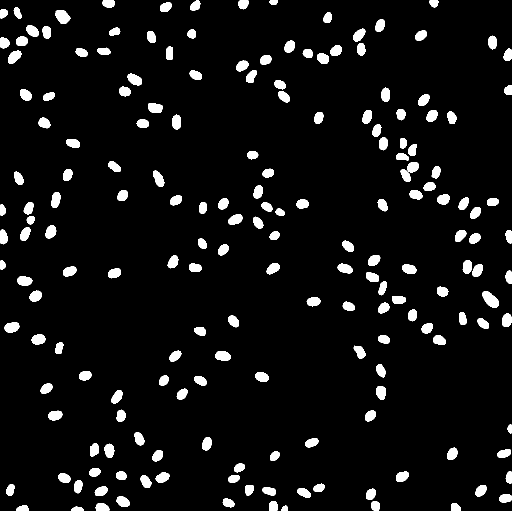
#> input picture data/raw/field104_endothelial_nuclei_manual_labels.tif, 1024 x 1022 px (shown at 1/2 size)
$ python compare_nuclei_gt.py
#> lines starting #> are read from the running program, lines starting #| are printed output that depends on the picture; after the words box and inside, x2 and y2 are one past the last pixel; in counts of white or black regions, pixels touching at a corner belong together
### fig1/code/compare_cancer_gt_lib.py
import numpy as np


def match(gt, pr, thr=0.5):
    m = (gt > 0) & (pr > 0)
    pairs = {}
    for g, p in zip(gt[m], pr[m]):
        pairs[(g, p)] = pairs.get((g, p), 0) + 1
    ga = dict(zip(*np.unique(gt[gt > 0], return_counts=True)))
    pa = dict(zip(*np.unique(pr[pr > 0], return_counts=True)))
    ious = sorted(((n / (ga[g] + pa[p] - n), g, p) for (g, p), n in pairs.items()), reverse=True)
    ug, up, matched = set(), set(), []
    for iou, g, p in ious:
        if iou >= thr and g not in ug and p not in up:
            ug.add(g); up.add(p); matched.append((g, p, iou))
    return matched, set(ga) - ug, set(pa) - up

### fig1/code/compare_nuclei_gt.py
"""StarDist nuclei on predicted DAPI vs manual nuclei reference (104_3.tif, drawn on acquired DAPI)."""
import numpy as np
import tifffile
from skimage.segmentation import clear_border
from compare_cancer_gt_lib import match

from common.paths import RAW as U
gt = tifffile.imread(U + "field104_endothelial_nuclei_manual_labels.tif").astype(int)
#> gt: shape (1022, 1024) int64; 442 distinct labels, from 0 to 441
sd = tifffile.imread(U + "field104_pix2pix_dapi_stardist_nuclei_labels.tif")[1:1023].astype(int)   # row 0 = Pix2Pix padding
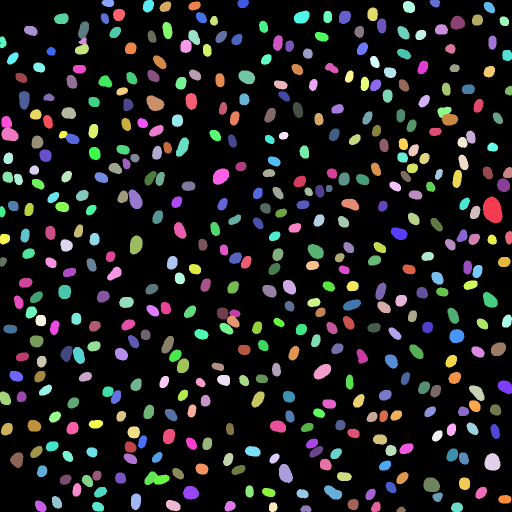
#> input picture data/raw/field104_pix2pix_dapi_stardist_nuclei_labels.tif, 1024 x 1024 px (shown at 1/2 size)
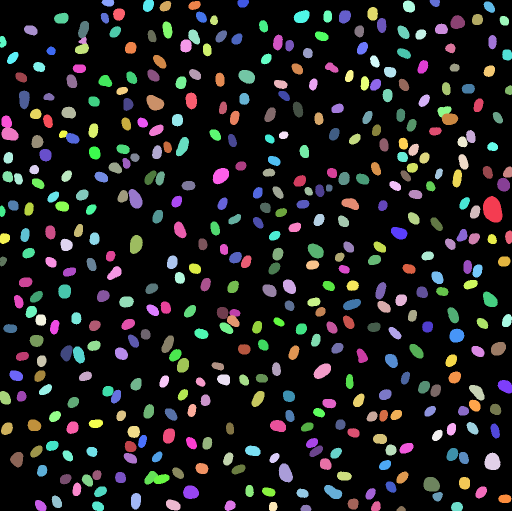
#> sd: shape (1022, 1024) int64 (shown at 1/2 size); 451 distinct labels, from 0 to 450; one colour per label, 0 black
cancer = tifffile.imread(U + "field104_cancer_cells_manual_labels.tif") > 0
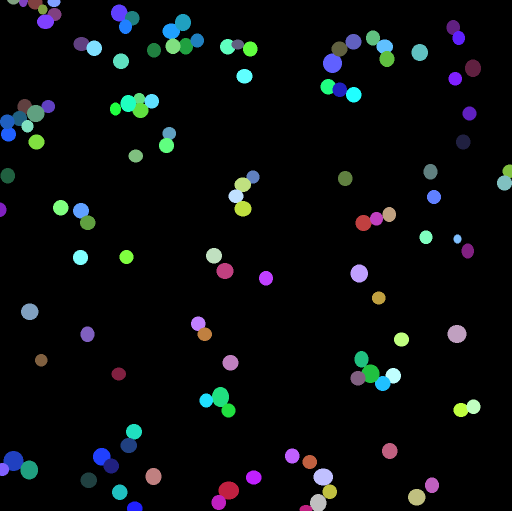
#> input picture data/raw/field104_cancer_cells_manual_labels.tif, 1024 x 1022 px (shown at 1/2 size)
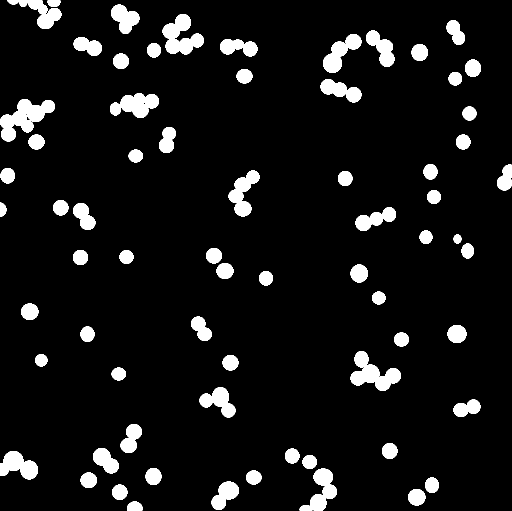
#> cancer: shape (1022, 1024) bool (shown at 1/2 size); 8.1% white; 69 white regions, largest, box (x1, y1, x2, y2) and area: (0, 198, 110, 283) 4460, (701, 702, 802, 782) 3791, (325, 28, 408, 109) 3675

for name, G, P in [("whole field", gt, sd), ("edge cells removed", clear_border(gt.copy()), clear_border(sd.copy()))]:
    m, fn, fp = match(G, P)
    tp = len(m)
    print(f"{name:20s} manual {len(np.unique(G))-1}  StarDist(pred) {len(np.unique(P))-1}  TP {tp}  FP {len(fp)}  FN {len(fn)}  "
          f"F1 {2*tp/(2*tp+len(fp)+len(fn)):.3f}  mean IoU {np.mean([x[2] for x in m]):.3f}")
#> this loop made 2 passes
#> (name, tp) on passes 1 to 2: ('whole field', 369), ('edge cells removed', 351)
#| whole field          manual 441  StarDist(pred) 450  TP 369  FP 81  FN 72  F1 0.828  mean IoU 0.752
#| edge cells removed   manual 414  StarDist(pred) 427  TP 351  FP 76  FN 63  F1 0.835  mean IoU 0.752
# do the manual nuclei / StarDist objects sit on cancer cells?
def on_cancer(L):
    ids = np.unique(L[L > 0])
#> ids = 441 values from 1 to 441
    frac = np.array([cancer[L == i].mean() for i in ids])
#> frac = 441 values, max 1 at index 402, min 0 at index 0, mean 0.034
    return int((frac > 0.5).sum()), len(ids)
print("manual nuclei mostly inside cancer cells:", on_cancer(gt), "| StarDist(pred):", on_cancer(sd))
#| manual nuclei mostly inside cancer cells: (6, 441) | StarDist(pred): (40, 450)
m, fn, fp = match(gt, sd)
#> m = 369 items, first 6: (253, 164, 0.941), (287, 265, 0.931), (228, 299, 0.923), (106, 76, 0.921), (220, 172, 0.917), (171, 198, 0.917); fn = 72 items; fp = 81 items
fp_c = sum(cancer[sd == i].mean() > 0.5 for i in fp)
#> fp_c = 39
fn_c = sum(cancer[gt == i].mean() > 0.5 for i in fn)
#> fn_c = 5
print(f"of {len(fp)} extra StarDist objects, {fp_c} lie on cancer cells; of {len(fn)} missed manual nuclei, {fn_c} lie on cancer cells")
#| of 81 extra StarDist objects, 39 lie on cancer cells; of 72 missed manual nuclei, 5 lie on cancer cells

# split the error: drop objects lying mostly on cancer cells from both sets, then re-score
def drop_on_cancer(L):
    L = L.copy()
    for i in np.unique(L[L > 0]):
        if cancer[L == i].mean() > 0.5:
            L[L == i] = 0
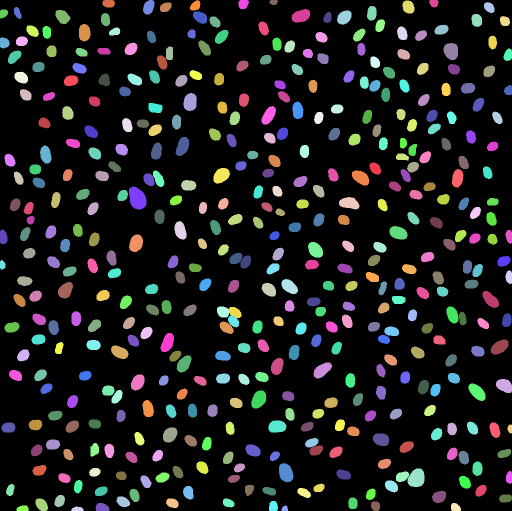
#> L: shape (1022, 1024) int64 (shown at 1/2 size); 436 distinct labels, from 0 to 441; one colour per label, 0 black
    return L
G2, P2 = drop_on_cancer(gt), drop_on_cancer(sd)
#> after the loop in drop_on_cancer (call 2), `for i in np.unique(L[L > 0]):`:
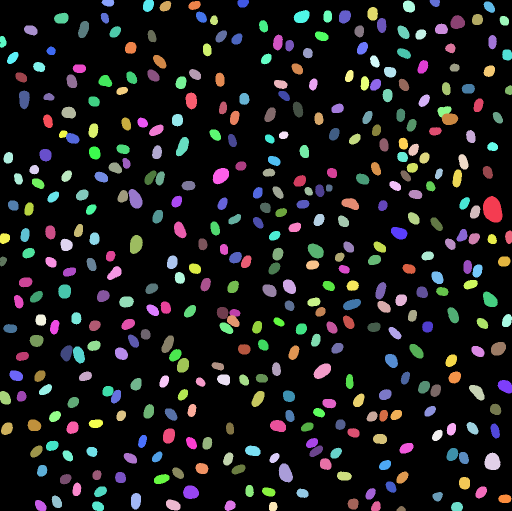
#> L: shape (1022, 1024) int64 (shown at 1/2 size); 411 distinct labels, from 0 to 449; one colour per label, 0 black
m, fn, fp = match(G2, P2)
#> call 4 of match, with thr = 0.5
#> in match (call 4), `m = (gt > 0) & (pr > 0)`:
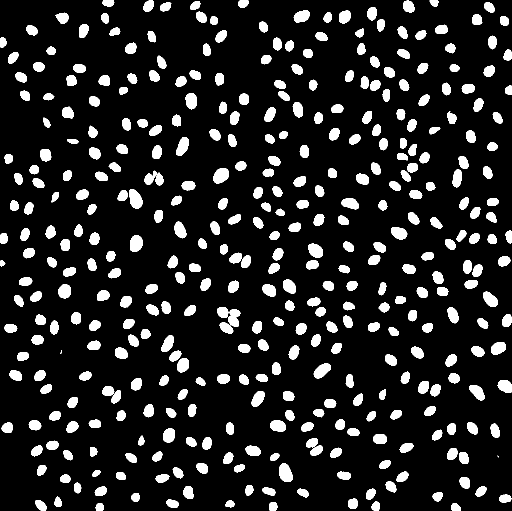
#> m: shape (1022, 1024) bool (shown at 1/2 size); 13.2% white; 394 white regions (3 under 20 px), largest, box (x1, y1, x2, y2) and area: (558, 927, 586, 964) 778, (258, 378, 285, 417) 769, (427, 336, 458, 367) 738
#> the loop in match (call 4), `for g, p in zip(gt[m], pr[m]):` made 138091 passes
#> (g, p) on passes 1 to 3: (392, 413), (392, 413), (392, 413)
#> after the loop in match (call 4), `for g, p in zip(gt[m], pr[m]):`: pairs = 399 items
#> in match (call 4), `ga = dict(zip(*np.unique(gt[gt > 0], return_counts=True)))`: ga = 435 items
#> in match (call 4), `pa = dict(zip(*np.unique(pr[pr > 0], return_counts=True)))`: pa = 410 items
#> in match (call 4), `ious = sorted(((n / (ga[g] + pa[p] - n), g, p) for (g, p), n in pairs...`: ious = 399 items, first 6: (0.941, 253, 164), (0.931, 287, 265), (0.923, 228, 299), (0.921, 106, 76), (0.917, 220, 172), (0.917, 171, 198)
#> the loop in match (call 4), `for iou, g, p in ious:` made 399 passes
#> after the loop in match (call 4), `for iou, g, p in ious:`: matched = 368 items, first 6: (253, 164, 0.941), (287, 265, 0.931), (228, 299, 0.923), (106, 76, 0.921), (220, 172, 0.917), (171, 198, 0.917); ug = 368 items
#> m has the same summary as matched in match; fn = 67 items; fp = 42 items
tp = len(m)
#> tp = 368
print(f"excluding cancer-cell objects: manual {len(np.unique(G2))-1}  StarDist {len(np.unique(P2))-1}  TP {tp}  FP {len(fp)}  "
      f"FN {len(fn)}  F1 {2*tp/(2*tp+len(fp)+len(fn)):.3f}")
#| excluding cancer-cell objects: manual 435  StarDist 410  TP 368  FP 42  FN 67  F1 0.871
